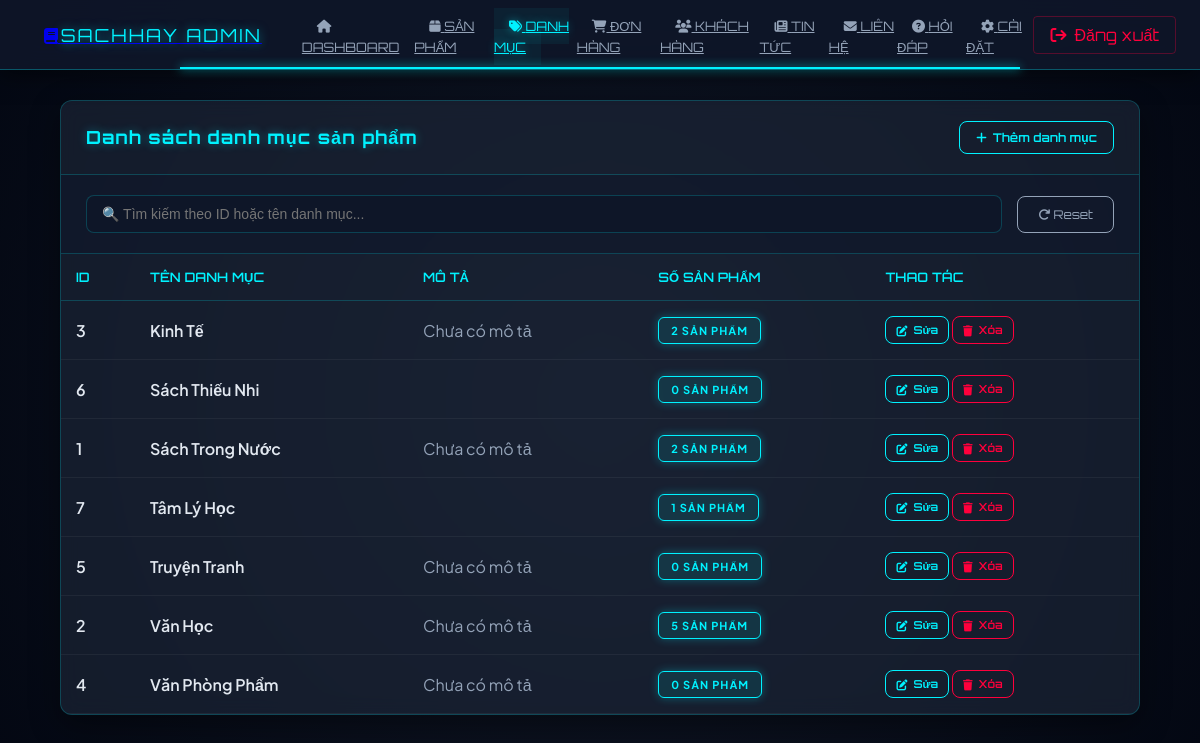
Page /admin/categories (signed in) on the committed database.
### tables this page shows
CREATE TABLE `category` (
  `category_id` int(11) NOT NULL,
  `category_name` varchar(100) NOT NULL,
  `description` text DEFAULT NULL
);

### app/controllers/AdminController.php (called while the page is built, shortened)
<?php
class AdminController extends Controller {
    private $adminModel;
    public function __construct() {
        $this->adminModel = $this->model('Admin');
    }
    public function categories() {
        $data = [
            'title' => 'Quản lý Danh mục',
            'page' => 'categories',
            'categories' => $this->adminModel->getAllCategories(),
            'contentFile' => APP_ROOT . '/views/admin/categories/index.php'
        ];
        $this->view('admin/admin', $data);
    }
}

### app/core/App.php (called while the page is built, shortened)
<?php
class App {
    protected $method = "index";
    public function __construct() {
        $url = $this->parseURL();
        if(isset($url[0]) && !empty($url[0])) {
            $controllerFile = APP_ROOT . '/controllers/' . ucfirst($url[0]) . 'Controller.php';
            if(file_exists($controllerFile)) {
                unset($url[0]);
            } else {
                $this->redirectToLanding();
                return;
            }
        }
        $this->controller = new $this->controller;
        if(isset($url[1]) && !empty($url[1])) {
            if(method_exists($this->controller, $url[1])) {
                $this->method = $url[1];
                unset($url[1]);
            } else {
                $this->redirectToLanding();
                return;
            }
        }
        $this->params = $url ? array_values($url) : [];
        call_user_func_array([$this->controller, $this->method], $this->params);
    }
    private function parseURL() {
        if(isset($_GET["url"])) {
            return explode('/', filter_var(rtrim($_GET['url'], '/'), FILTER_SANITIZE_URL));
        }
        return [];
    }
}

### public/index.php (called while the page is built, shortened)
<?php
$app = new App();

### app/core/DB.php (called while the page is built, shortened)
<?php
class DB
{
    public $con;
    public function __construct()
    {
        $this->host = DB_HOST;
        $this->username = DB_USER;
        $this->password = DB_PASS;
        $this->dbname = DB_NAME;
        $this->port = DB_PORT;
        try {
            $this->con = new PDO(
                "mysql:host={$this->host};port={$this->port};dbname={$this->dbname};charset=utf8mb4",
                $this->username,
                $this->password,
                [
                    PDO::ATTR_ERRMODE => PDO::ERRMODE_EXCEPTION,
                    PDO::ATTR_DEFAULT_FETCH_MODE => PDO::FETCH_ASSOC,
                    PDO::ATTR_EMULATE_PREPARES => false
                ]
            );
        } catch (PDOException $e) {
            die("Connection failed: " . $e->getMessage());
        }
    }
    public function query($sql, $params = [])
    {
        $stmt = $this->con->prepare($sql);
        $stmt->execute($params);
        return $stmt;
    }
    public function all($sql, $params = [])
    {
        $stmt = $this->query($sql, $params);
        return $stmt->fetchAll();
    }
}

### app/models/Admin.php (called while the page is built, shortened)
<?php
class Admin extends DB
{
    public function getAllCategories()
    {
        try {
            $sql = "SELECT
                        c.category_id,
                        c.category_name,
                        c.description,
                        COUNT(DISTINCT cp.product_id) as total_products
                    FROM category c
                    LEFT JOIN category_product cp ON c.category_id = cp.category_id
                    GROUP BY c.category_id
                    ORDER BY c.category_name ASC";
            return $this->all($sql);
        } catch (Exception $e) {
            $sql = "SELECT
                        category_id,
                        category_name,
                        description,
                        0 as total_products
                    FROM category
                    ORDER BY category_name ASC";
            return $this->all($sql);
        }
    }
}

### app/views/admin/categories/index.php (the view, shortened to what this page needs)
<div class="admin-card">
    <div class="card-header-actions">
        <h2 class="card-title">Danh sách danh mục sản phẩm</h2>
        <button onclick="openCreateModal()" class="btn btn-primary">
            <i class="fas fa-plus"></i> Thêm danh mục
        </button>
    </div>
    <div class="filter-bar">
        <div style="display: flex; gap: 15px; align-items: center; flex-wrap: wrap;">
            <div style="flex: 1; min-width: 250px;">
                <input type="text"
                    id="searchCategory"
                    placeholder="🔍 Tìm kiếm theo ID hoặc tên danh mục..."
                    class="filter-control">
            </div>
            <button onclick="resetCategoryFilters()"
                class="filter-button">
                <i class="fas fa-redo"></i> Reset
            </button>
        </div>
    </div>
    <div class="table-container">
        <table>
            <thead>
                <tr>
                    <th>ID</th>
                    <th>Tên danh mục</th>
                    <th>Mô tả</th>
                    <th>Số sản phẩm</th>
                    <th>Thao tác</th>
                </tr>
            </thead>
            <tbody>
                <?php if (!empty($categories)): ?>
                    <?php foreach ($categories as $cat): ?>
                        <tr>
                            <td class="fw-bold"><?= $cat['category_id'] ?></td>
                            <td class="fw-bold"><?= htmlspecialchars($cat['category_name']) ?></td>
                            <td class="text-muted"><?= htmlspecialchars($cat['description'] ?? 'Chưa có mô tả') ?></td>
                            <td>
                                <span class="badge primary"><?= $cat['total_products'] ?? 0 ?> sản phẩm</span>
                            </td>
                            <td>
                                <button onclick='openEditModal(<?= json_encode($cat) ?>)' class="btn btn-primary btn-sm">
                                    <i class="fas fa-edit"></i> Sửa
                                </button>
                                <a href="<?= BASE_URL ?>admin/deleteCategory?id=<?= $cat['category_id'] ?>"
                                    class="btn btn-danger btn-sm"
                                    onclick="return confirm('Bạn có chắc muốn xóa danh mục này? Các sản phẩm thuộc danh mục sẽ bị ảnh hưởng!')">
                                    <i class="fas fa-trash"></i> Xóa
                                </a>
                            </td>
                        </tr>
                    <?php endforeach; ?>
                <?php endif; ?>
            </tbody>
        </table>
    </div>
</div>

### app/views/admin/admin.php (style rules this page uses)
* { margin: 0; padding: 0; box-sizing: border-box; }
:root { --neon-cyan: #00f2ff; --neon-purple: #7000ff; --neon-red: #ff003c; --space-bg: #030712; --glass-bg: rgba(15, 23, 42, 0.9); --transition: all 0.3s ease; }
body { font-family: 'Plus Jakarta Sans', sans-serif; background-color: var(--space-bg); background-image: radial-gradient(circle at 50% 50%, #111827 0%, #030712 100%); color: #e2e8f0; display: flex; flex-direction: column; min-height: 100vh; }
.card, .admin-card { background: rgba(30, 41, 59, 0.6) !important; backdrop-filter: blur(10px); border: 1px solid rgba(255, 255, 255, 0.1) !important; border-radius: 12px !important; box-shadow: 0 10px 30px rgba(0, 0, 0, 0.4); }

### app/views/admin/categories/index.php (style rules this page uses)
.admin-card { background: rgba(30, 41, 59, 0.6) !important; backdrop-filter: blur(10px); border: 1px solid rgba(0, 242, 255, 0.2) !important; border-radius: 12px; box-shadow: 0 10px 30px rgba(0, 0, 0, 0.4); overflow: hidden; margin-bottom: 30px; }
.card-header-actions { display: flex; justify-content: space-between; align-items: center; padding: 20px 25px; border-bottom: 1px solid rgba(0, 242, 255, 0.2); }
.card-title { font-family: 'Orbitron', sans-serif; color: #00f2ff; font-size: 18px; font-weight: 700; margin: 0; letter-spacing: 1px; text-shadow: 0 0 10px rgba(0, 242, 255, 0.4); }
.table-container { overflow-x: auto; }
table { width: 100%; border-collapse: collapse; }
th { padding: 15px; text-align: left; font-weight: 600; font-size: 13px; color: #00f2ff; text-transform: uppercase; border-bottom: 1px solid rgba(0, 242, 255, 0.2); font-family: 'Orbitron', sans-serif; }
td { padding: 15px; border-bottom: 1px solid rgba(255, 255, 255, 0.05); vertical-align: middle; color: #e2e8f0; }
.badge { padding: 6px 12px; border-radius: 6px; font-size: 11px; font-weight: 700; display: inline-block; text-transform: uppercase; letter-spacing: 1px; }
.badge.primary { background: rgba(0, 242, 255, 0.1); color: #00f2ff; border: 1px solid #00f2ff; box-shadow: 0 0 10px rgba(0, 242, 255, 0.3); }
.btn { padding: 8px 16px; border-radius: 8px; font-weight: 600; cursor: pointer; transition: all 0.3s; display: inline-flex; align-items: center; gap: 6px; font-size: 12px; background: transparent; font-family: 'Orbitron', sans-serif; text-decoration: none; }
.btn-danger { color: #ff003c; border: 1px solid #ff003c; }
.btn-primary { color: #00f2ff; border: 1px solid #00f2ff; }
.btn-sm { padding: 6px 10px; font-size: 11px; }
.filter-bar { padding: 20px 25px; border-bottom: 1px solid rgba(0, 242, 255, 0.2); background: rgba(15, 23, 42, 0.6); }
.filter-control { width: 100%; padding: 10px 15px; border: 1px solid rgba(0, 242, 255, 0.2); border-radius: 8px; font-size: 14px; color: #e2e8f0; background: rgba(15, 23, 42, 0.85); }
.filter-button { padding: 10px 20px; background: transparent; color: #94a3b8; border: 1px solid #94a3b8; border-radius: 8px; cursor: pointer; font-size: 12px; font-family: 'Orbitron', sans-serif; }
.fw-bold { font-weight: 600; }
.text-muted { color: #94a3b8; }

### rows in the picture
category: category_id "3", category_name "Kinh Tế", description "Chưa có mô tả", total_products "2"
category: category_id "6", category_name "Sách Thiếu Nhi", total_products "0"
category: category_id "1", category_name "Sách Trong Nước", description "Chưa có mô tả", total_products "2"
category: category_id "7", category_name "Tâm Lý Học", total_products "1"
category: category_id "5", category_name "Truyện Tranh", description "Chưa có mô tả", total_products "0"
category: category_id "2", category_name "Văn Học", description "Chưa có mô tả", total_products "5"
category: category_id "4", category_name "Văn Phòng Phẩm", description "Chưa có mô tả", total_products "0"
